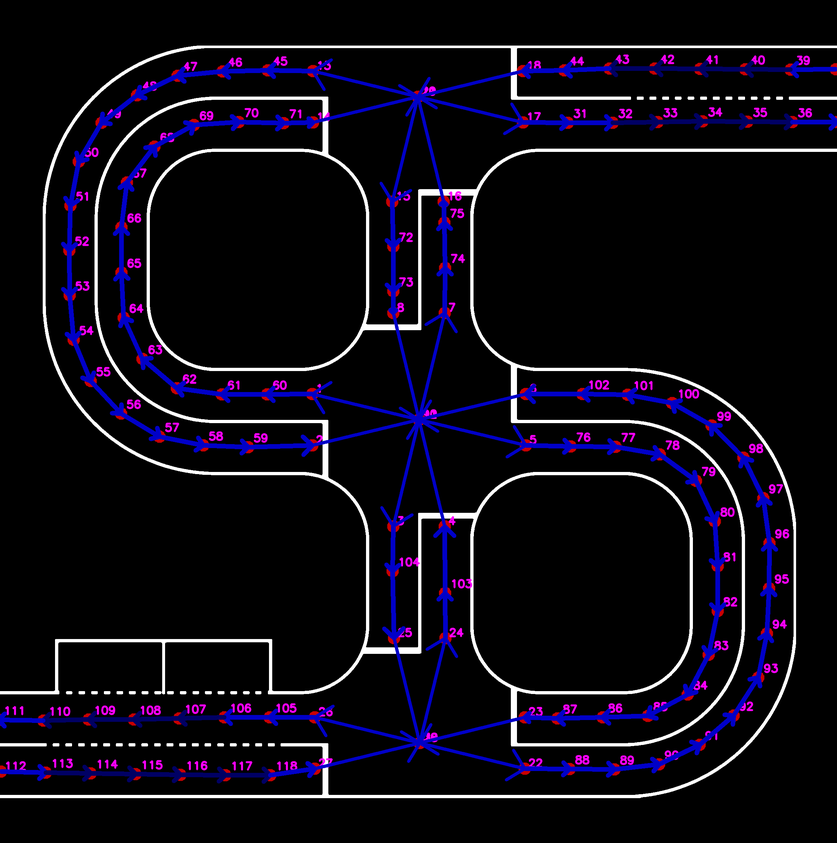
#> input picture Localization/Test_track.png, 837 x 843 px, shrunk from 2312 x 2331 before the run; its folder holds only this picture in this run
$ python -i horizontal_line-Test.py   (imports and definitions only)
#> lines starting #> are read from the running program, lines starting #| are printed output that depends on the picture; after the words box and inside, x2 and y2 are one past the last pixel; in counts of white or black regions, pixels touching at a corner belong together
#> further down, picture is the input picture: shape (843, 837, 3); mean B, G, R 22.3, 10.1, 13.9

import sys
import cv2 as cv
import numpy as np
import math
import os

class HorizontalLine(object):

	def check_horizontal (self, image, data_queue=None):

		#Loading test images
		#image = cv.imread('test_images/solidWhiteRight.jpg')

		#Convert to Grey Image
		grey_image = cv.cvtColor(image, cv.COLOR_BGR2GRAY)
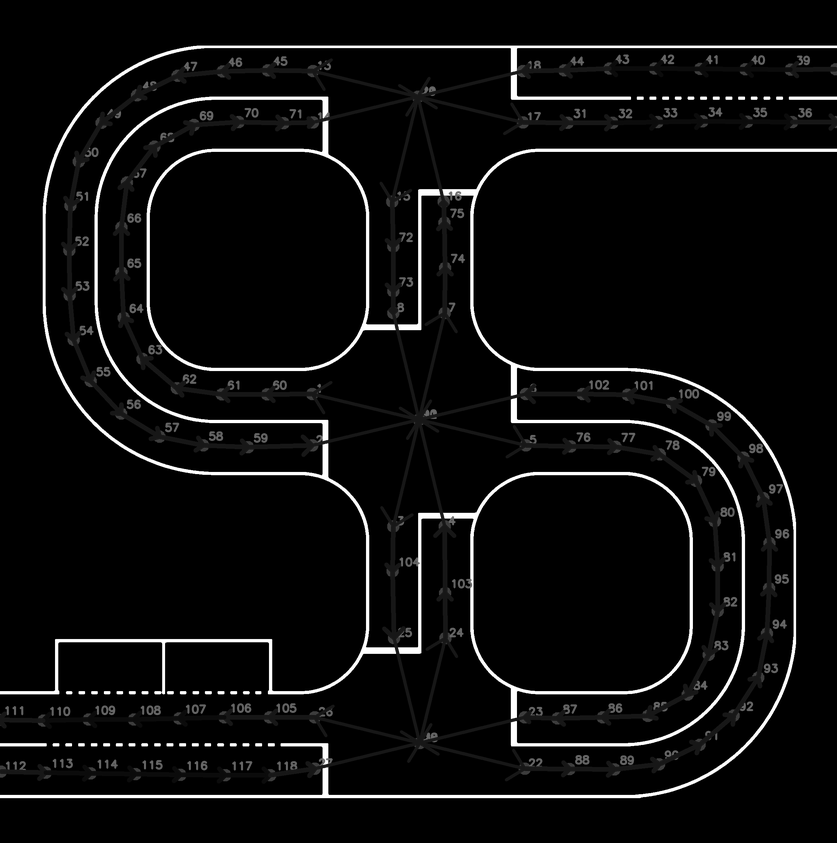
#> grey_image: shape (843, 837); min 0, max 255, mean 12.6

		# Define a kernel size and apply Gaussian smoothing
		kernel_size = 5
		blur_gray = cv.GaussianBlur(grey_image,(kernel_size, kernel_size),0)

		# Define our parameters for Canny and apply
		low_threshold = 50
		high_threshold = 150
		edges = cv.Canny(blur_gray, low_threshold, high_threshold)
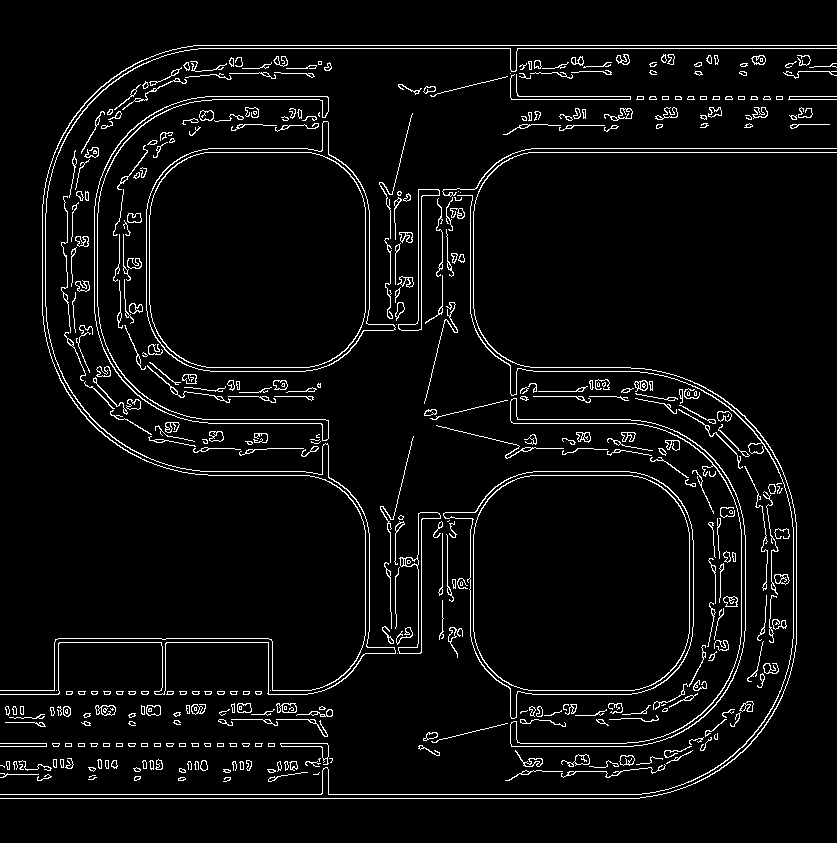
#> edges: shape (843, 837); 4.9% white in thin lines or dots, all inside (x1, y1, x2, y2) = (0, 45, 837, 799)

		# Next we'll create a masked edges image using cv.fillPoly()
		mask = np.zeros_like(edges)
		ignore_mask_color = 255

		# Defining Region of Interest
		imshape = image.shape
#> imshape = (843, 837, 3)
		vertices = np.array([[(300,240),(imshape[1]-300, 240), (imshape[1]-150, imshape[0]-20), (150,imshape[0]-20)]], dtype=np.int32)
		cv.fillPoly(mask, vertices, ignore_mask_color)
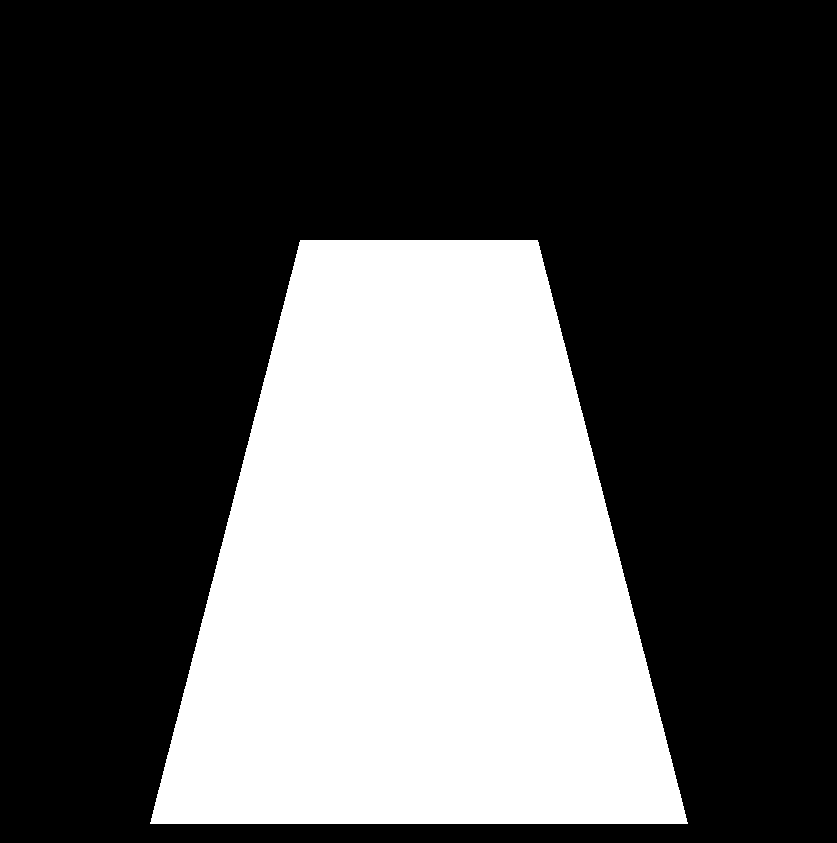
#> mask: shape (843, 837); 32.1% white; 1 white region, box (x1, y1, x2, y2) and area: (150, 240, 688, 824) 226592
		masked_edges = cv.bitwise_and(edges, mask)
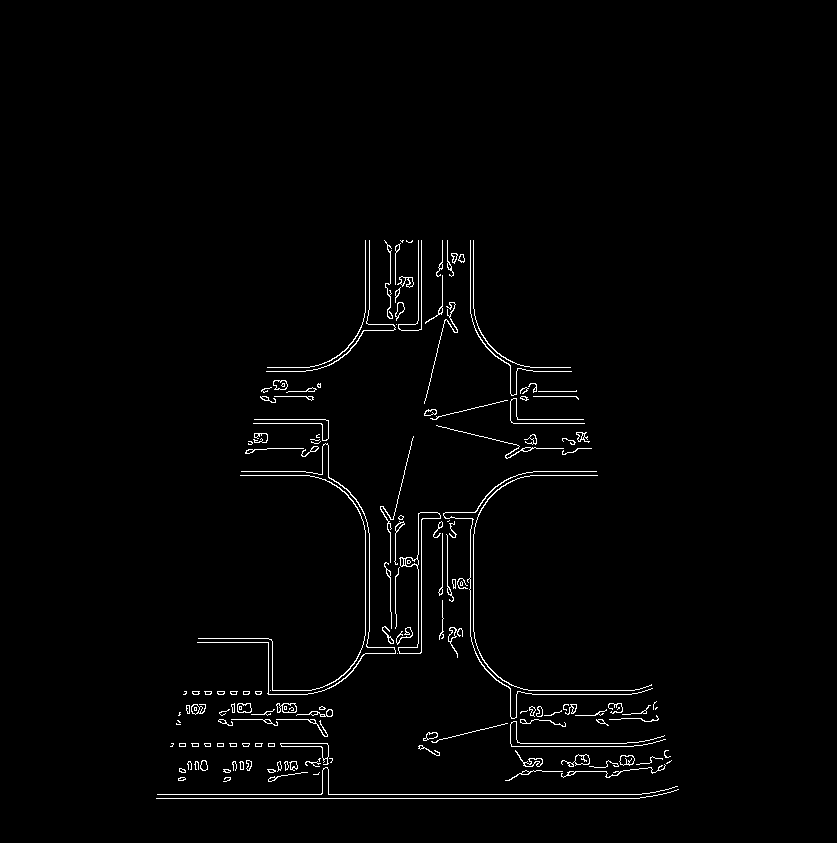
#> masked_edges: shape (843, 837); 1.6% white in thin lines or dots, all inside (x1, y1, x2, y2) = (156, 240, 679, 799)

		cv.imshow("masked_edges", masked_edges)
		k = cv.waitKey(0)
#> (key Esc is pressed here)

		# Define the Hough transform parameters
		# Make a blank the same size as our image to draw on
		rho = 2 # distance resolution in pixels of the Hough grid
		theta = np.pi/180 # angular resolution in radians of the Hough grid
		threshold = 15     # minimum number of votes (intersections in Hough grid cell)
		min_line_length = 40 #minimum number of pixels making up a line
		max_line_gap = 30    # maximum gap in pixels between connectable line segments
		line_image = np.copy(image)*0 # creating a blank to draw lines on
#> line_image: shape (843, 837, 3); every value is 0

		# Run Hough on edge detected image
		# Output "lines" is an array containing endpoints of detected line segments
		lines = cv.HoughLinesP(masked_edges, rho, theta, threshold, np.array([]),
									min_line_length, max_line_gap)
#> lines = 209 rows, first 6: [157, 794, 662, 794], [254, 419, 325, 419], [171, 743, 327, 743], [156, 798, 639, 798], [223, 771, 331, 762], [183, 694, 307, 694]


		horizontal = 0
		if str(lines) != "None":
			# Iterate over the output "lines" and draw lines on a blank image
			for line in lines:
				for x1,y1,x2,y2 in line:

					delta_x = x2 - x1
					delta_y = y2 - y1
					theta_radians = math.atan2(delta_y, delta_x)
					if((theta_radians/math.pi*180 > 175 and theta_radians/math.pi*180 < 185) or (theta_radians/math.pi*180 < 5 and theta_radians/math.pi*180 > -5)):
						horizontal = horizontal + 1

						cv.line(line_image,(x1,y1),(x2,y2),(255,0,0),10)
#> this loop made 209 passes
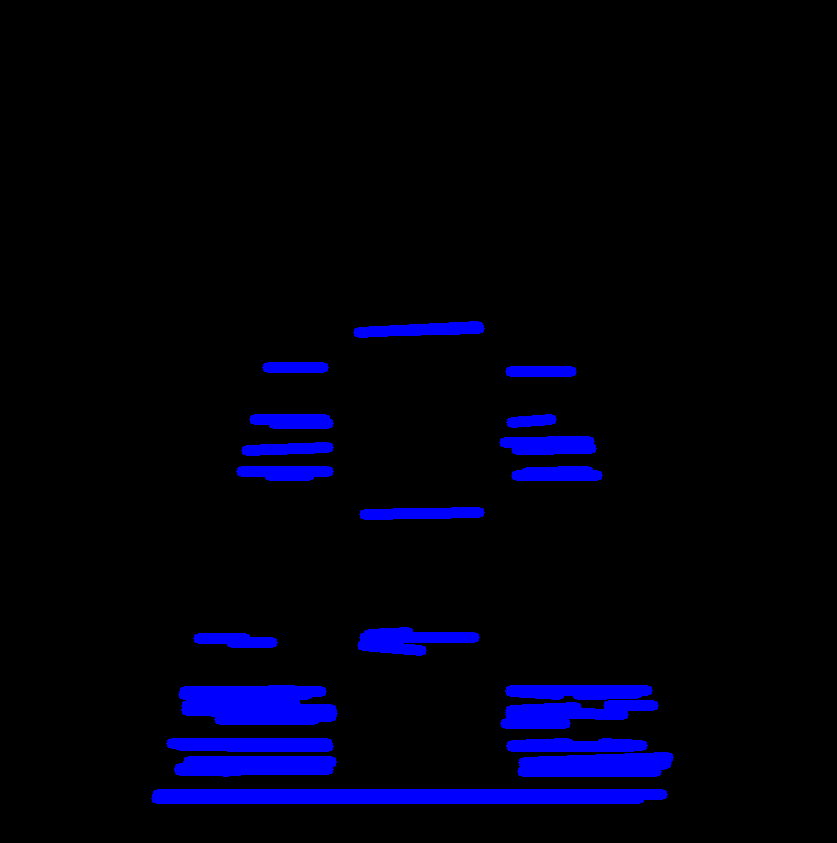
#> line_image: shape (843, 837, 3); mean B, G, R 15.3, 0, 0
#> after the loop, horizontal = 60

			# print(str(horizontal) +"\t"+str(len(lines)))

			if(horizontal == 2 and horizontal == len(lines)):
				print("Stop")
				#data_queue.put("HorizontalLine: Found a STOP line")

				# Draw the lines on the original image
				lines_edges = cv.addWeighted(image, 0.8, line_image, 1, 0)
				#data_queue.put(lines_edges)

				cv.imshow("HorizontalLine", lines_edges)
				return

			elif(horizontal >= 2 and horizontal < len(lines)):
				print("Stop and be aware of pedestrians")
				#data_queue.put("HorizontalLine: Found a STOP line with Pedestrians")

				# Draw the lines on the original image
				lines_edges = cv.addWeighted(image, 0.8, line_image, 1, 0)
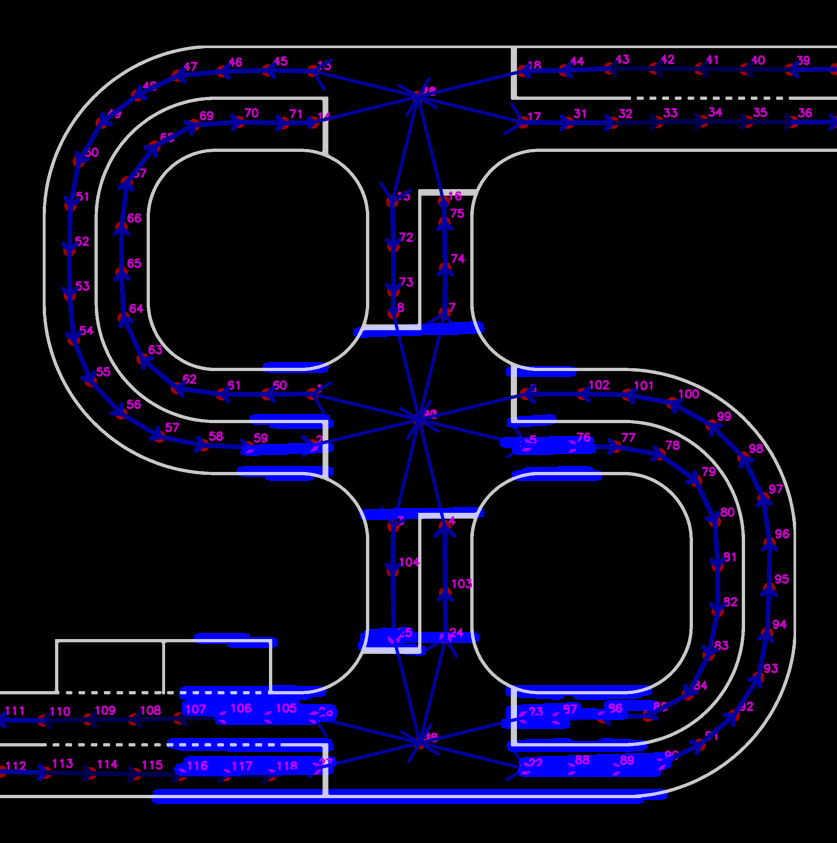
#> lines_edges: shape (843, 837, 3); mean B, G, R 29.7, 8, 11.1
				#data_queue.put(lines_edges)

				cv.imshow("HorizontalLine", lines_edges)

				return

		cv.imshow("HorizontalLine", image)
		k = cv.waitKey(10)


# [26 lines not run here, left out]


>>> import cv2
>>> picture = cv2.imread('../Localization/Test_track.png')
>>> result = HorizontalLine().check_horizontal(picture)

$ run again, on Localization/Competition_track.png
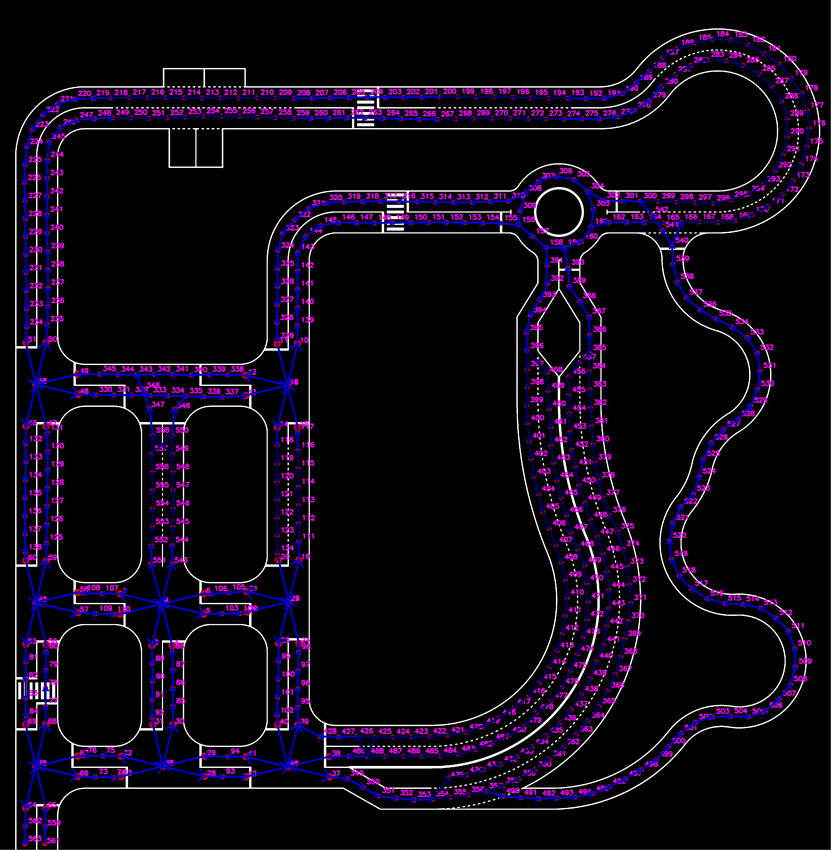
#> input picture Localization/Competition_track.png, 831 x 850 px, shrunk from 3777 x 3863 before the run
#> picture is the input picture: shape (850, 831, 3); mean B, G, R 21.7, 7.6, 15.9
#> edges: shape (850, 831); 7.3% white in thin lines or dots
#> mask: shape (850, 831); 32% white; 1 white region, box (x1, y1, x2, y2) and area: (150, 240, 682, 831) 225762
#> masked_edges: shape (850, 831); 2.3% white in thin lines or dots, all inside (x1, y1, x2, y2) = (160, 240, 666, 811)
#> lines = 433 rows, first 6: [430, 787, 531, 787], [307, 724, 307, 244], [201, 768, 251, 768], [541, 473, 541, 307], [310, 712, 310, 247], [451, 775, 626, 793]
#> the loop in check_horizontal, `for line in lines:` made 433 passes
#> after the loop in check_horizontal, `for line in lines:`:
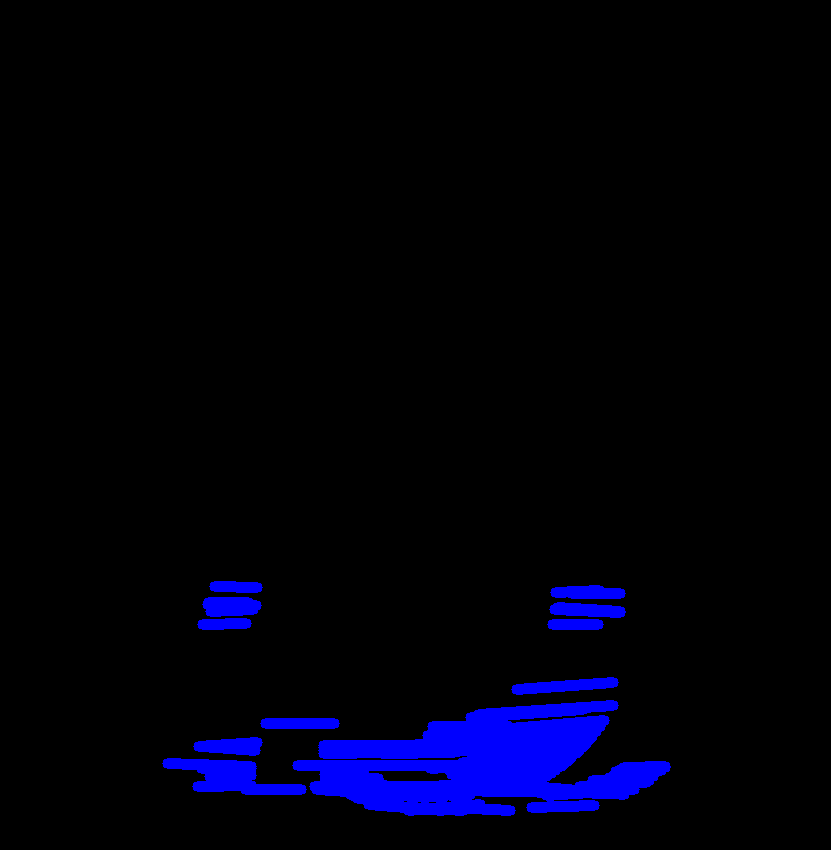
#> line_image: shape (850, 831, 3); mean B, G, R 12.8, 0, 0
#> after the loop in check_horizontal, `for line in lines:`: horizontal = 91
#> in check_horizontal, `lines_edges = cv.addWeighted(image, 0.8, line_image, 1, 0)`:
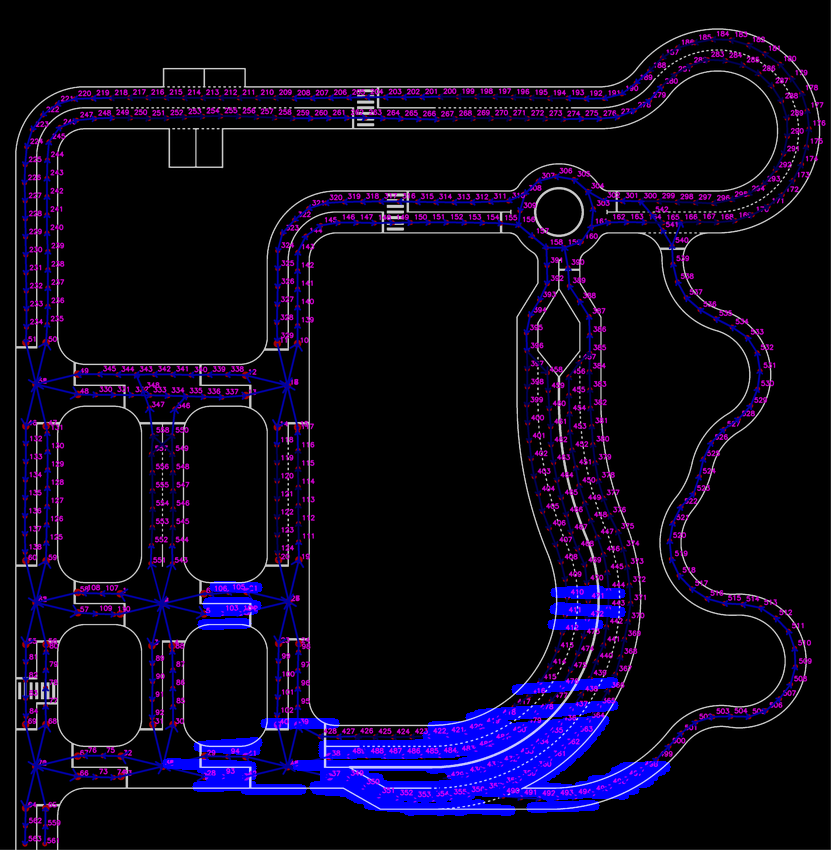
#> lines_edges: shape (850, 831, 3); mean B, G, R 28, 6.1, 12.7
